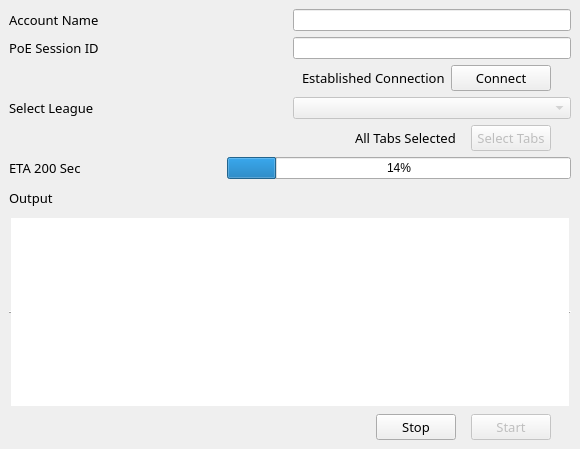
<?xml version="1.0" encoding="UTF-8"?>
<ui version="4.0">
 <class>MainWindow</class>
 <widget class="QMainWindow" name="MainWindow">
  <property name="geometry">
   <rect>
    <x>0</x>
    <y>0</y>
    <width>580</width>
    <height>449</height>
   </rect>
  </property>
  <property name="sizePolicy">
   <sizepolicy hsizetype="Preferred" vsizetype="Preferred">
    <horstretch>0</horstretch>
    <verstretch>0</verstretch>
   </sizepolicy>
  </property>
  <property name="windowTitle">
   <string>MainWindow</string>
  </property>
  <property name="windowOpacity">
   <double>1.000000000000000</double>
  </property>
  <widget class="QWidget" name="centralwidget">
   <layout class="QVBoxLayout" name="verticalLayout_2">
    <item>
     <layout class="QVBoxLayout" name="credentialsLayout">
      <property name="leftMargin">
       <number>0</number>
      </property>
      <property name="rightMargin">
       <number>0</number>
      </property>
      <item>
       <layout class="QHBoxLayout" name="accountNameLayout">
        <item>
         <widget class="QLabel" name="label_2">
          <property name="font">
           <font>
            <family>Alegreya Sans SC</family>
            <pointsize>10</pointsize>
           </font>
          </property>
          <property name="text">
           <string>Account Name</string>
          </property>
          <property name="alignment">
           <set>Qt::AlignLeading|Qt::AlignLeft|Qt::AlignVCenter</set>
          </property>
         </widget>
        </item>
        <item>
         <widget class="QLineEdit" name="accountEdit">
          <property name="sizePolicy">
           <sizepolicy hsizetype="Preferred" vsizetype="Fixed">
            <horstretch>0</horstretch>
            <verstretch>0</verstretch>
           </sizepolicy>
          </property>
          <property name="text">
           <string/>
          </property>
         </widget>
        </item>
       </layout>
      </item>
      <item>
       <layout class="QHBoxLayout" name="sessionLayout">
        <item>
         <widget class="QLabel" name="label_3">
          <property name="font">
           <font>
            <family>Alegreya Sans SC</family>
            <pointsize>10</pointsize>
           </font>
          </property>
          <property name="text">
           <string>PoE Session ID</string>
          </property>
          <property name="alignment">
           <set>Qt::AlignLeading|Qt::AlignLeft|Qt::AlignVCenter</set>
          </property>
         </widget>
        </item>
        <item>
         <widget class="QLineEdit" name="poesessidEdit">
          <property name="sizePolicy">
           <sizepolicy hsizetype="Preferred" vsizetype="Fixed">
            <horstretch>0</horstretch>
            <verstretch>0</verstretch>
           </sizepolicy>
          </property>
          <property name="text">
           <string/>
          </property>
         </widget>
        </item>
       </layout>
      </item>
      <item>
       <layout class="QHBoxLayout" name="horizontalLayout">
        <property name="rightMargin">
         <number>20</number>
        </property>
        <item alignment="Qt::AlignRight">
         <widget class="QLabel" name="established">
          <property name="font">
           <font>
            <family>Alegreya Sans SC Light</family>
            <pointsize>10</pointsize>
           </font>
          </property>
          <property name="text">
           <string>Established Connection</string>
          </property>
          <property name="margin">
           <number>5</number>
          </property>
         </widget>
        </item>
        <item>
         <widget class="QPushButton" name="startButton">
          <property name="sizePolicy">
           <sizepolicy hsizetype="Preferred" vsizetype="Fixed">
            <horstretch>0</horstretch>
            <verstretch>0</verstretch>
           </sizepolicy>
          </property>
          <property name="maximumSize">
           <size>
            <width>100</width>
            <height>16777215</height>
           </size>
          </property>
          <property name="font">
           <font>
            <family>Alegreya Sans SC</family>
            <pointsize>10</pointsize>
           </font>
          </property>
          <property name="layoutDirection">
           <enum>Qt::LeftToRight</enum>
          </property>
          <property name="text">
           <string>Connect</string>
          </property>
         </widget>
        </item>
       </layout>
      </item>
      <item>
       <layout class="QHBoxLayout" name="leagueLayout">
        <item>
         <widget class="QLabel" name="label">
          <property name="font">
           <font>
            <family>Alegreya Sans SC</family>
            <pointsize>10</pointsize>
           </font>
          </property>
          <property name="text">
           <string>Select League</string>
          </property>
          <property name="alignment">
           <set>Qt::AlignLeading|Qt::AlignLeft|Qt::AlignVCenter</set>
          </property>
         </widget>
        </item>
        <item>
         <widget class="QComboBox" name="leagueComboBox">
          <property name="enabled">
           <bool>false</bool>
          </property>
         </widget>
        </item>
       </layout>
      </item>
      <item>
       <layout class="QHBoxLayout" name="leagueButtonsLayout">
        <property name="spacing">
         <number>15</number>
        </property>
        <property name="rightMargin">
         <number>20</number>
        </property>
        <item>
         <spacer name="horizontalSpacer_3">
          <property name="orientation">
           <enum>Qt::Horizontal</enum>
          </property>
          <property name="sizeHint" stdset="0">
           <size>
            <width>40</width>
            <height>20</height>
           </size>
          </property>
         </spacer>
        </item>
        <item>
         <widget class="QLabel" name="tabsSelectedLabel">
          <property name="font">
           <font>
            <family>Alegreya Sans SC Light</family>
            <pointsize>10</pointsize>
           </font>
          </property>
          <property name="text">
           <string>All Tabs Selected</string>
          </property>
         </widget>
        </item>
        <item>
         <widget class="QPushButton" name="blacklistButton">
          <property name="enabled">
           <bool>false</bool>
          </property>
          <property name="sizePolicy">
           <sizepolicy hsizetype="Preferred" vsizetype="Fixed">
            <horstretch>0</horstretch>
            <verstretch>0</verstretch>
           </sizepolicy>
          </property>
          <property name="maximumSize">
           <size>
            <width>100</width>
            <height>16777215</height>
           </size>
          </property>
          <property name="font">
           <font>
            <family>Alegreya Sans SC</family>
            <pointsize>10</pointsize>
           </font>
          </property>
          <property name="text">
           <string>Select Tabs</string>
          </property>
         </widget>
        </item>
       </layout>
      </item>
     </layout>
    </item>
    <item>
     <layout class="QVBoxLayout" name="packetLayout">
      <item>
       <layout class="QHBoxLayout" name="progressLayout" stretch="0,0,0">
        <item>
         <widget class="QLabel" name="etaLabel">
          <property name="font">
           <font>
            <family>Alegreya Sans SC</family>
            <pointsize>10</pointsize>
           </font>
          </property>
          <property name="text">
           <string>ETA 200 Sec</string>
          </property>
         </widget>
        </item>
        <item>
         <spacer name="horizontalSpacer">
          <property name="orientation">
           <enum>Qt::Horizontal</enum>
          </property>
          <property name="sizeType">
           <enum>QSizePolicy::Fixed</enum>
          </property>
          <property name="sizeHint" stdset="0">
           <size>
            <width>140</width>
            <height>20</height>
           </size>
          </property>
         </spacer>
        </item>
        <item>
         <widget class="QProgressBar" name="progressBar">
          <property name="maximum">
           <number>277</number>
          </property>
          <property name="value">
           <number>40</number>
          </property>
         </widget>
        </item>
       </layout>
      </item>
      <item>
       <widget class="QLabel" name="label_4">
        <property name="font">
         <font>
          <family>Alegreya Sans SC</family>
          <pointsize>10</pointsize>
         </font>
        </property>
        <property name="text">
         <string>Output</string>
        </property>
       </widget>
      </item>
      <item>
       <widget class="QTextEdit" name="progressEdit">
        <property name="enabled">
         <bool>true</bool>
        </property>
        <property name="sizePolicy">
         <sizepolicy hsizetype="Preferred" vsizetype="Preferred">
          <horstretch>0</horstretch>
          <verstretch>0</verstretch>
         </sizepolicy>
        </property>
        <property name="font">
         <font>
          <family>Trebuchet MS</family>
          <pointsize>10</pointsize>
         </font>
        </property>
        <property name="frameShape">
         <enum>QFrame::HLine</enum>
        </property>
        <property name="frameShadow">
         <enum>QFrame::Raised</enum>
        </property>
        <property name="readOnly">
         <bool>true</bool>
        </property>
       </widget>
      </item>
     </layout>
    </item>
    <item>
     <layout class="QHBoxLayout" name="startLayout">
      <property name="spacing">
       <number>15</number>
      </property>
      <property name="rightMargin">
       <number>20</number>
      </property>
      <item>
       <spacer name="horizontalSpacer_2">
        <property name="orientation">
         <enum>Qt::Horizontal</enum>
        </property>
        <property name="sizeHint" stdset="0">
         <size>
          <width>40</width>
          <height>20</height>
         </size>
        </property>
       </spacer>
      </item>
      <item>
       <widget class="QPushButton" name="stopFetch">
        <property name="font">
         <font>
          <family>Alegreya Sans SC</family>
          <pointsize>10</pointsize>
         </font>
        </property>
        <property name="text">
         <string>Stop</string>
        </property>
       </widget>
      </item>
      <item>
       <widget class="QPushButton" name="startFetch">
        <property name="enabled">
         <bool>false</bool>
        </property>
        <property name="sizePolicy">
         <sizepolicy hsizetype="Preferred" vsizetype="Fixed">
          <horstretch>0</horstretch>
          <verstretch>0</verstretch>
         </sizepolicy>
        </property>
        <property name="maximumSize">
         <size>
          <width>100</width>
          <height>16777215</height>
         </size>
        </property>
        <property name="font">
         <font>
          <family>Alegreya Sans SC</family>
          <pointsize>10</pointsize>
         </font>
        </property>
        <property name="text">
         <string>Start</string>
        </property>
       </widget>
      </item>
     </layout>
    </item>
   </layout>
  </widget>
 </widget>
 <resources/>
 <connections/>
</ui>
